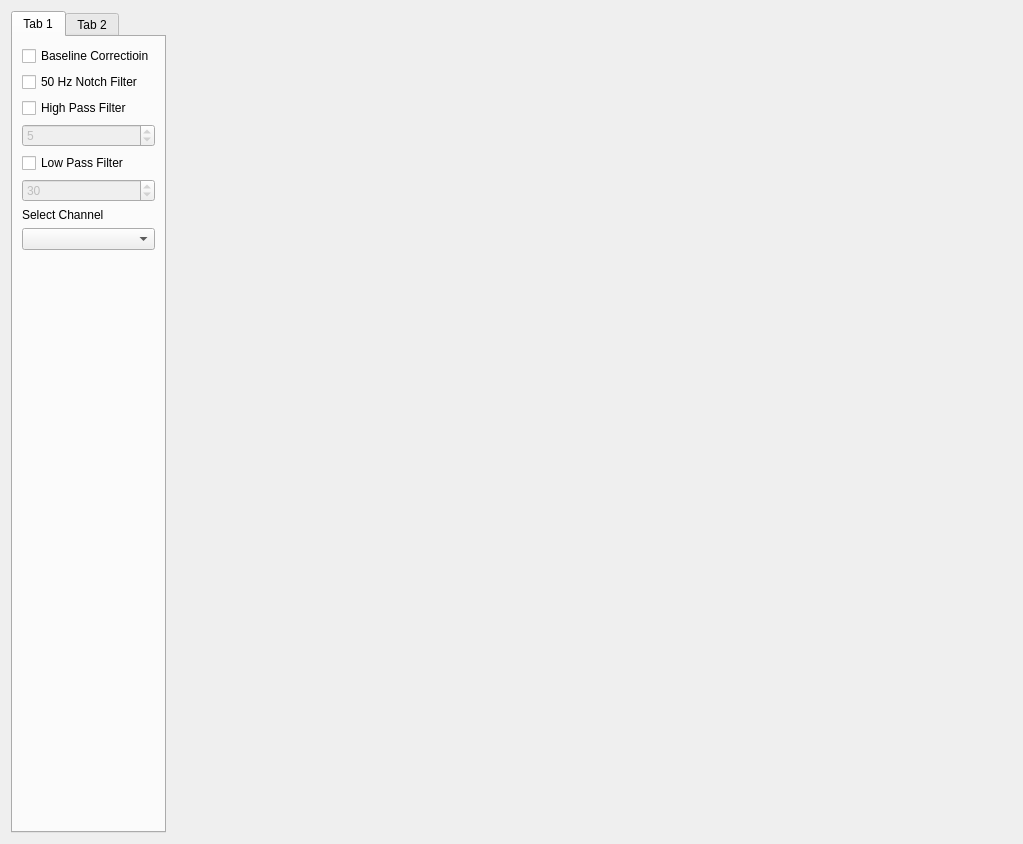
<?xml version="1.0" encoding="UTF-8"?>
<ui version="4.0">
 <class>Form</class>
 <widget class="QWidget" name="Form">
  <property name="geometry">
   <rect>
    <x>0</x>
    <y>0</y>
    <width>1023</width>
    <height>844</height>
   </rect>
  </property>
  <property name="windowTitle">
   <string>Form</string>
  </property>
  <layout class="QGridLayout" name="gridLayout" columnstretch="1,6">
   <item row="0" column="0">
    <widget class="QTabWidget" name="tabWidget">
     <property name="sizePolicy">
      <sizepolicy hsizetype="Preferred" vsizetype="Preferred">
       <horstretch>0</horstretch>
       <verstretch>0</verstretch>
      </sizepolicy>
     </property>
     <property name="currentIndex">
      <number>0</number>
     </property>
     <widget class="QWidget" name="tab">
      <attribute name="title">
       <string>Tab 1</string>
      </attribute>
      <layout class="QGridLayout" name="gridLayout_2">
       <item row="1" column="0">
        <widget class="QCheckBox" name="checkBox_notch">
         <property name="text">
          <string>50 Hz Notch Filter</string>
         </property>
        </widget>
       </item>
       <item row="3" column="0">
        <widget class="QSpinBox" name="spinBox_high">
         <property name="enabled">
          <bool>false</bool>
         </property>
         <property name="value">
          <number>5</number>
         </property>
        </widget>
       </item>
       <item row="7" column="0">
        <widget class="QComboBox" name="comboBox">
         <property name="editable">
          <bool>false</bool>
         </property>
        </widget>
       </item>
       <item row="5" column="0">
        <widget class="QSpinBox" name="spinBox_low">
         <property name="enabled">
          <bool>false</bool>
         </property>
         <property name="value">
          <number>30</number>
         </property>
        </widget>
       </item>
       <item row="0" column="0">
        <widget class="QCheckBox" name="checkBox_base">
         <property name="text">
          <string>Baseline Correctioin</string>
         </property>
        </widget>
       </item>
       <item row="4" column="0">
        <widget class="QCheckBox" name="checkBox_low">
         <property name="text">
          <string>Low Pass Filter</string>
         </property>
        </widget>
       </item>
       <item row="2" column="0">
        <widget class="QCheckBox" name="checkBox_high">
         <property name="text">
          <string>High Pass Filter</string>
         </property>
        </widget>
       </item>
       <item row="8" column="0">
        <spacer name="verticalSpacer_3">
         <property name="orientation">
          <enum>Qt::Vertical</enum>
         </property>
         <property name="sizeHint" stdset="0">
          <size>
           <width>20</width>
           <height>40</height>
          </size>
         </property>
        </spacer>
       </item>
       <item row="6" column="0">
        <widget class="QLabel" name="label">
         <property name="text">
          <string>Select Channel</string>
         </property>
        </widget>
       </item>
      </layout>
     </widget>
     <widget class="QWidget" name="tab_2">
      <attribute name="title">
       <string>Tab 2</string>
      </attribute>
      <layout class="QGridLayout" name="gridLayout_3">
       <item row="0" column="0">
        <widget class="QCheckBox" name="checkBox_base_2">
         <property name="text">
          <string>Baseline Correctioin</string>
         </property>
        </widget>
       </item>
       <item row="1" column="0">
        <widget class="QCheckBox" name="checkBox_notch_2">
         <property name="text">
          <string>50 Hz Notch Filter</string>
         </property>
        </widget>
       </item>
       <item row="2" column="0">
        <widget class="QCheckBox" name="checkBox_high_2">
         <property name="text">
          <string>High Pass Filter</string>
         </property>
        </widget>
       </item>
       <item row="3" column="0">
        <widget class="QSpinBox" name="spinBox_high_2">
         <property name="enabled">
          <bool>false</bool>
         </property>
         <property name="value">
          <number>5</number>
         </property>
        </widget>
       </item>
       <item row="4" column="0">
        <widget class="QCheckBox" name="checkBox_low_2">
         <property name="text">
          <string>Low Pass Filter</string>
         </property>
        </widget>
       </item>
       <item row="5" column="0">
        <widget class="QSpinBox" name="spinBox_low_2">
         <property name="enabled">
          <bool>false</bool>
         </property>
         <property name="value">
          <number>30</number>
         </property>
        </widget>
       </item>
       <item row="6" column="0">
        <widget class="QLabel" name="label_2">
         <property name="text">
          <string>Select Channel</string>
         </property>
        </widget>
       </item>
       <item row="7" column="0">
        <widget class="QComboBox" name="comboBox_2">
         <property name="editable">
          <bool>false</bool>
         </property>
        </widget>
       </item>
       <item row="8" column="0">
        <spacer name="verticalSpacer_4">
         <property name="orientation">
          <enum>Qt::Vertical</enum>
         </property>
         <property name="sizeHint" stdset="0">
          <size>
           <width>20</width>
           <height>540</height>
          </size>
         </property>
        </spacer>
       </item>
      </layout>
     </widget>
    </widget>
   </item>
   <item row="0" column="1">
    <layout class="QVBoxLayout" name="verticalLayout" stretch="0">
     <item>
      <widget class="GraphicsLayoutWidget" name="widget" native="true">
       <property name="sizePolicy">
        <sizepolicy hsizetype="Preferred" vsizetype="Preferred">
         <horstretch>0</horstretch>
         <verstretch>0</verstretch>
        </sizepolicy>
       </property>
      </widget>
     </item>
    </layout>
   </item>
  </layout>
 </widget>
 <customwidgets>
  <customwidget>
   <class>GraphicsLayoutWidget</class>
   <extends>QWidget</extends>
   <header>plotgraph</header>
   <container>1</container>
  </customwidget>
 </customwidgets>
 <resources/>
 <connections/>
</ui>
